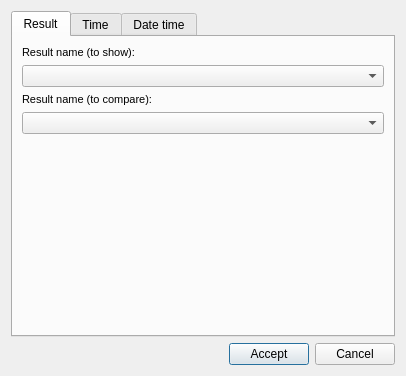
<?xml version="1.0" encoding="UTF-8"?>
<ui version="4.0">
 <class>dlg_selector</class>
 <widget class="QDialog" name="dlg_selector">
  <property name="geometry">
   <rect>
    <x>0</x>
    <y>0</y>
    <width>406</width>
    <height>376</height>
   </rect>
  </property>
  <property name="windowTitle">
   <string>Result compare selector</string>
  </property>
  <layout class="QVBoxLayout" name="verticalLayout">
   <item>
    <widget class="QTabWidget" name="tabWidget">
     <property name="currentIndex">
      <number>0</number>
     </property>
     <widget class="QWidget" name="tab_result">
      <attribute name="title">
       <string>Result</string>
      </attribute>
      <layout class="QVBoxLayout" name="verticalLayout_4">
       <item>
        <widget class="QLabel" name="lbl_result_name_to_show">
         <property name="minimumSize">
          <size>
           <width>140</width>
           <height>0</height>
          </size>
         </property>
         <property name="maximumSize">
          <size>
           <width>140</width>
           <height>16777215</height>
          </size>
         </property>
         <property name="font">
          <font>
           <pointsize>8</pointsize>
          </font>
         </property>
         <property name="frameShape">
          <enum>QFrame::NoFrame</enum>
         </property>
         <property name="frameShadow">
          <enum>QFrame::Raised</enum>
         </property>
         <property name="text">
          <string>Result name (to show):</string>
         </property>
         <property name="margin">
          <number>3</number>
         </property>
        </widget>
       </item>
       <item>
        <widget class="QComboBox" name="rpt_selector_result_id">
         <property name="frame">
          <bool>true</bool>
         </property>
        </widget>
       </item>
       <item>
        <widget class="QLabel" name="lbl_result_name_to_compare">
         <property name="minimumSize">
          <size>
           <width>140</width>
           <height>0</height>
          </size>
         </property>
         <property name="maximumSize">
          <size>
           <width>140</width>
           <height>16777215</height>
          </size>
         </property>
         <property name="font">
          <font>
           <pointsize>8</pointsize>
          </font>
         </property>
         <property name="frameShape">
          <enum>QFrame::NoFrame</enum>
         </property>
         <property name="frameShadow">
          <enum>QFrame::Raised</enum>
         </property>
         <property name="text">
          <string>Result name (to compare):</string>
         </property>
         <property name="margin">
          <number>3</number>
         </property>
        </widget>
       </item>
       <item>
        <widget class="QComboBox" name="rpt_selector_compare_id">
         <property name="frame">
          <bool>true</bool>
         </property>
        </widget>
       </item>
       <item>
        <spacer name="verticalSpacer_2">
         <property name="orientation">
          <enum>Qt::Vertical</enum>
         </property>
         <property name="sizeHint" stdset="0">
          <size>
           <width>20</width>
           <height>40</height>
          </size>
         </property>
        </spacer>
       </item>
      </layout>
     </widget>
     <widget class="QWidget" name="tab_time">
      <attribute name="title">
       <string>Time</string>
      </attribute>
      <layout class="QVBoxLayout" name="verticalLayout_7">
       <item>
        <widget class="QLabel" name="lbl_time_to_show">
         <property name="minimumSize">
          <size>
           <width>120</width>
           <height>0</height>
          </size>
         </property>
         <property name="maximumSize">
          <size>
           <width>120</width>
           <height>16777215</height>
          </size>
         </property>
         <property name="font">
          <font>
           <pointsize>8</pointsize>
          </font>
         </property>
         <property name="frameShape">
          <enum>QFrame::NoFrame</enum>
         </property>
         <property name="frameShadow">
          <enum>QFrame::Raised</enum>
         </property>
         <property name="text">
          <string>Time (to show):</string>
         </property>
         <property name="margin">
          <number>3</number>
         </property>
        </widget>
       </item>
       <item>
        <widget class="QComboBox" name="cmb_time_to_show">
         <property name="frame">
          <bool>true</bool>
         </property>
        </widget>
       </item>
       <item>
        <widget class="QLabel" name="lbl_time_to_compare">
         <property name="minimumSize">
          <size>
           <width>120</width>
           <height>0</height>
          </size>
         </property>
         <property name="maximumSize">
          <size>
           <width>120</width>
           <height>16777215</height>
          </size>
         </property>
         <property name="font">
          <font>
           <pointsize>8</pointsize>
          </font>
         </property>
         <property name="frameShape">
          <enum>QFrame::NoFrame</enum>
         </property>
         <property name="frameShadow">
          <enum>QFrame::Raised</enum>
         </property>
         <property name="text">
          <string>Time (to compare):</string>
         </property>
         <property name="margin">
          <number>3</number>
         </property>
        </widget>
       </item>
       <item>
        <widget class="QComboBox" name="cmb_time_to_compare">
         <property name="frame">
          <bool>true</bool>
         </property>
        </widget>
       </item>
       <item>
        <spacer name="verticalSpacer">
         <property name="orientation">
          <enum>Qt::Vertical</enum>
         </property>
         <property name="sizeHint" stdset="0">
          <size>
           <width>20</width>
           <height>40</height>
          </size>
         </property>
        </spacer>
       </item>
      </layout>
     </widget>
     <widget class="QWidget" name="tab_datetime">
      <attribute name="title">
       <string>Date time</string>
      </attribute>
      <layout class="QGridLayout" name="gridLayout">
       <item row="0" column="0">
        <widget class="QGroupBox" name="groupBox">
         <property name="title">
          <string>Selector Date</string>
         </property>
         <layout class="QVBoxLayout" name="verticalLayout_2">
          <item>
           <widget class="QLabel" name="lbl_selector_date">
            <property name="text">
             <string>Selector date</string>
            </property>
           </widget>
          </item>
          <item>
           <widget class="QComboBox" name="cmb_sel_date"/>
          </item>
          <item>
           <widget class="QLabel" name="lbl_selector_time">
            <property name="text">
             <string>Selector time</string>
            </property>
           </widget>
          </item>
          <item>
           <widget class="QComboBox" name="cmb_sel_time"/>
          </item>
         </layout>
        </widget>
       </item>
       <item row="2" column="0">
        <spacer name="verticalSpacer_4">
         <property name="orientation">
          <enum>Qt::Vertical</enum>
         </property>
         <property name="sizeHint" stdset="0">
          <size>
           <width>20</width>
           <height>40</height>
          </size>
         </property>
        </spacer>
       </item>
       <item row="0" column="1">
        <widget class="QGroupBox" name="groupBox_2">
         <property name="title">
          <string>Selector compare</string>
         </property>
         <layout class="QVBoxLayout" name="verticalLayout_3">
          <item>
           <widget class="QLabel" name="lbl_compare_date">
            <property name="text">
             <string>Compare date</string>
            </property>
           </widget>
          </item>
          <item>
           <widget class="QComboBox" name="cmb_com_date"/>
          </item>
          <item>
           <widget class="QLabel" name="lbl_compare_time">
            <property name="text">
             <string>Compare Time</string>
            </property>
           </widget>
          </item>
          <item>
           <widget class="QComboBox" name="cmb_com_time"/>
          </item>
         </layout>
        </widget>
       </item>
      </layout>
     </widget>
    </widget>
   </item>
   <item>
    <layout class="QHBoxLayout" name="horizontalLayout_4">
     <item>
      <spacer name="horizontalSpacer">
       <property name="orientation">
        <enum>Qt::Horizontal</enum>
       </property>
       <property name="sizeHint" stdset="0">
        <size>
         <width>40</width>
         <height>20</height>
        </size>
       </property>
      </spacer>
     </item>
     <item>
      <widget class="QPushButton" name="btn_accept">
       <property name="text">
        <string>Accept</string>
       </property>
      </widget>
     </item>
     <item>
      <widget class="QPushButton" name="btn_cancel">
       <property name="text">
        <string>Cancel</string>
       </property>
      </widget>
     </item>
    </layout>
   </item>
  </layout>
 </widget>
 <resources/>
 <connections/>
</ui>
